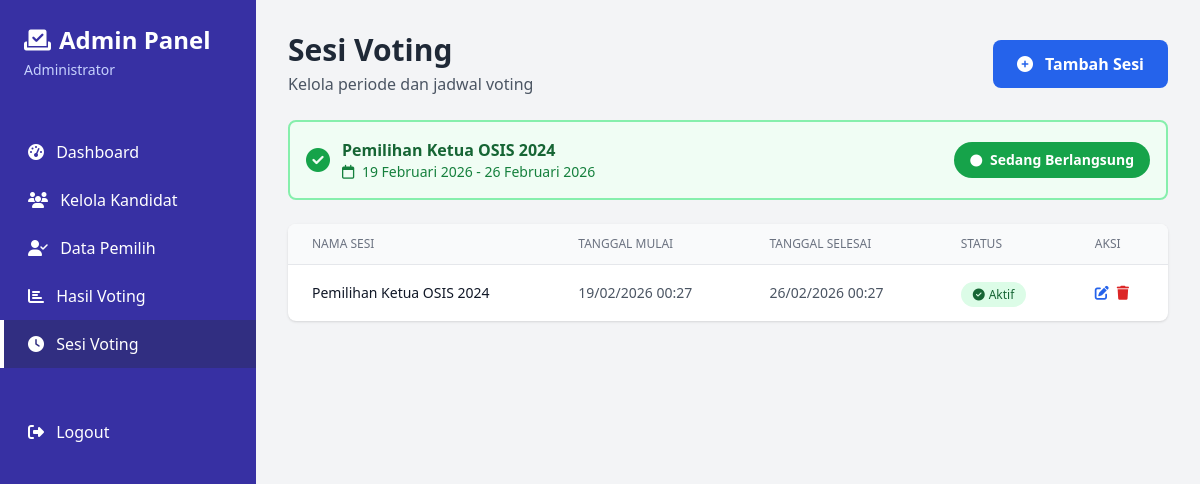
Screenshot of /admin/sessions.php (signed in) with the database file from the repository.
### tables this page shows
CREATE TABLE voting_session (
    id INT PRIMARY KEY AUTO_INCREMENT,
    nama_sesi VARCHAR(100) NOT NULL,
    tanggal_mulai DATETIME NOT NULL,
    tanggal_selesai DATETIME NOT NULL,
    status ENUM('aktif', 'selesai', 'pending') DEFAULT 'pending',
    created_at TIMESTAMP DEFAULT CURRENT_TIMESTAMP
);

### includes/functions.php (called while the page is built, shortened)
<?php
function tgl_indo($tanggal) {
    $bulan = [
        1 => 'Januari', 'Februari', 'Maret', 'April', 'Mei', 'Juni',
        'Juli', 'Agustus', 'September', 'Oktober', 'November', 'Desember'
    ];
    $pecahkan = explode('-', date('Y-m-d', strtotime($tanggal)));
    return $pecahkan[2] . ' ' . $bulan[(int)$pecahkan[1]] . ' ' . $pecahkan[0];
}
function getActiveSession($conn) {
    $query = "SELECT * FROM voting_session WHERE status = 'aktif' LIMIT 1";
    $result = mysqli_query($conn, $query);
    return mysqli_fetch_assoc($result);
}
?>

### admin/sessions.php (the view, shortened to what this page needs)
<?php
require_once '../includes/config.php';
require_once '../includes/functions.php';
$sessions_query = "SELECT * FROM voting_session ORDER BY tanggal_mulai DESC";
$sessions_result = mysqli_query($conn, $sessions_query);
$active_session = getActiveSession($conn);
?>
<!DOCTYPE html>
<html lang="id">
<head>
    <script src="https://cdn.tailwindcss.com"></script>
    <link rel="stylesheet" href="https://cdnjs.cloudflare.com/ajax/libs/font-awesome/6.4.0/css/all.min.css">
    <link rel="stylesheet" href="https://cdn.jsdelivr.net/npm/sweetalert2@11/dist/sweetalert2.min.css">
</head>
<body class="bg-gray-100">
    <div class="flex h-screen overflow-hidden">
        <div class="w-64 bg-indigo-800 text-white flex-shrink-0 hidden md:block">
            <div class="p-6">
                <h1 class="text-2xl font-bold flex items-center">
                    <i class="fas fa-vote-yea mr-2"></i>
                    Admin Panel
                </h1>
                <p class="text-sm text-indigo-200 mt-1"><?= htmlspecialchars($_SESSION['admin_nama']) ?></p>
            </div>
            <nav class="mt-6">
                <a href="index.php" class="block py-3 px-6 hover:bg-indigo-700 transition border-l-4 border-transparent">
                    <i class="fas fa-tachometer-alt mr-2"></i> Dashboard
                </a>
                <a href="candidates.php" class="block py-3 px-6 hover:bg-indigo-700 transition border-l-4 border-transparent">
                    <i class="fas fa-users mr-2"></i> Kelola Kandidat
                </a>
                <a href="voters.php" class="block py-3 px-6 hover:bg-indigo-700 transition border-l-4 border-transparent">
                    <i class="fas fa-user-check mr-2"></i> Data Pemilih
                </a>
                <a href="results.php" class="block py-3 px-6 hover:bg-indigo-700 transition border-l-4 border-transparent">
                    <i class="fas fa-chart-bar mr-2"></i> Hasil Voting
                </a>
                <a href="sessions.php" class="block py-3 px-6 bg-indigo-900 hover:bg-indigo-700 transition border-l-4 border-white">
                    <i class="fas fa-clock mr-2"></i> Sesi Voting
                </a>
                <a href="../logout.php" class="block py-3 px-6 hover:bg-red-700 transition border-l-4 border-transparent mt-10">
                    <i class="fas fa-sign-out-alt mr-2"></i> Logout
                </a>
            </nav>
        </div>
        <div class="flex-1 overflow-y-auto">
            <div class="p-8">
                <div class="flex justify-between items-center mb-6">
                    <div>
                        <h2 class="text-3xl font-bold text-gray-800">Sesi Voting</h2>
                        <p class="text-gray-600 mt-1">Kelola periode dan jadwal voting</p>
                    </div>
                    <button onclick="toggleModal('addSessionModal', true)"
                            class="bg-blue-600 hover:bg-blue-700 text-white px-6 py-3 rounded-lg font-semibold transition">
                        <i class="fas fa-plus-circle mr-2"></i> Tambah Sesi
                    </button>
                </div>
                <?php if ($active_session): ?>
                <div class="bg-green-50 border-2 border-green-300 rounded-lg p-4 mb-6">
                    <div class="flex items-center justify-between">
                        <div class="flex items-center">
                            <i class="fas fa-check-circle text-green-600 text-2xl mr-3"></i>
                            <div>
                                <h3 class="font-bold text-green-800"><?= htmlspecialchars($active_session['nama_sesi']) ?></h3>
                                <p class="text-sm text-green-700">
                                    <i class="far fa-calendar mr-1"></i> <?= tgl_indo($active_session['tanggal_mulai']) ?> - <?= tgl_indo($active_session['tanggal_selesai']) ?>
                                </p>
                            </div>
                        </div>
                        <div class="bg-green-600 text-white px-4 py-2 rounded-full text-sm font-semibold">
                            <i class="fas fa-circle text-xs mr-1"></i> Sedang Berlangsung
                        </div>
                    </div>
                </div>
                <?php endif; ?>
                <div class="bg-white rounded-lg shadow overflow-hidden">
                    <table class="w-full">
                        <thead>
                            <tr class="bg-gray-50 border-b">
                                <th class="px-6 py-3 text-left text-xs font-medium text-gray-500 uppercase">Nama Sesi</th>
                                <th class="px-6 py-3 text-left text-xs font-medium text-gray-500 uppercase">Tanggal Mulai</th>
                                <th class="px-6 py-3 text-left text-xs font-medium text-gray-500 uppercase">Tanggal Selesai</th>
                                <th class="px-6 py-3 text-left text-xs font-medium text-gray-500 uppercase">Status</th>
                                <th class="px-6 py-3 text-left text-xs font-medium text-gray-500 uppercase">Aksi</th>
                            </tr>
                        </thead>
                        <tbody class="divide-y divide-gray-200">
                            <?php if (mysqli_num_rows($sessions_result) > 0): ?>
                                <?php while ($session = mysqli_fetch_assoc($sessions_result)): ?>
                                <tr class="hover:bg-gray-50">
                                    <td class="px-6 py-4">
                                        <div class="text-sm font-medium text-gray-900"><?= htmlspecialchars($session['nama_sesi']) ?></div>
                                    </td>
                                    <td class="px-6 py-4 whitespace-nowrap text-sm text-gray-600">
                                        <?= date('d/m/Y H:i', strtotime($session['tanggal_mulai'])) ?>
                                    </td>
                                    <td class="px-6 py-4 whitespace-nowrap text-sm text-gray-600">
                                        <?= date('d/m/Y H:i', strtotime($session['tanggal_selesai'])) ?>
                                    </td>
                                    <td class="px-6 py-4 whitespace-nowrap">
                                        <?php
                                        $status_class = '';
                                        $status_text = '';
                                        $status_icon = '';
                                        switch($session['status']) {
                                            case 'aktif':
                                                $status_class = 'bg-green-100 text-green-800';
                                                $status_text = 'Aktif';
                                                $status_icon = 'fa-check-circle';
                                                break;
                                        }
                                        ?>
                                        <span class="px-3 py-1 rounded-full text-xs font-medium <?= $status_class ?>">
                                            <i class="fas <?= $status_icon ?> mr-1"></i><?= $status_text ?>
                                        </span>
                                    </td>
                                    <td class="px-6 py-4 whitespace-nowrap text-sm font-medium">
                                        <div class="flex space-x-2">
                                            <a href="edit_session.php?id=<?= $session['id'] ?>"
                                               class="text-blue-600 hover:text-blue-900"
                                               title="Edit">
                                                <i class="fas fa-edit"></i>
                                            </a>
                                            <a href="delete_session.php?id=<?= $session['id'] ?>"
                                               class="text-red-600 hover:text-red-900"
                                               title="Hapus"
                                               onclick="return confirm('Hapus sesi ini?')">
                                                <i class="fas fa-trash"></i>
                                            </a>
                                        </div>
                                    </td>
                                </tr>
                                <?php endwhile; ?>
                            <?php endif; ?>
                        </tbody>
                    </table>
                </div>
            </div>
        </div>
    </div>
</body>
</html>

### rows the page displays
voting_session: nama_sesi "Pemilihan Ketua OSIS 2024", tanggal_mulai "19 Februari 2026", tanggal_selesai "26 Februari 2026", tanggal_mulai "19/02/2026 00:27", tanggal_selesai "26/02/2026 00:27", status "Aktif"

### other values shown
$_SESSION['admin_nama'] "Administrator"
